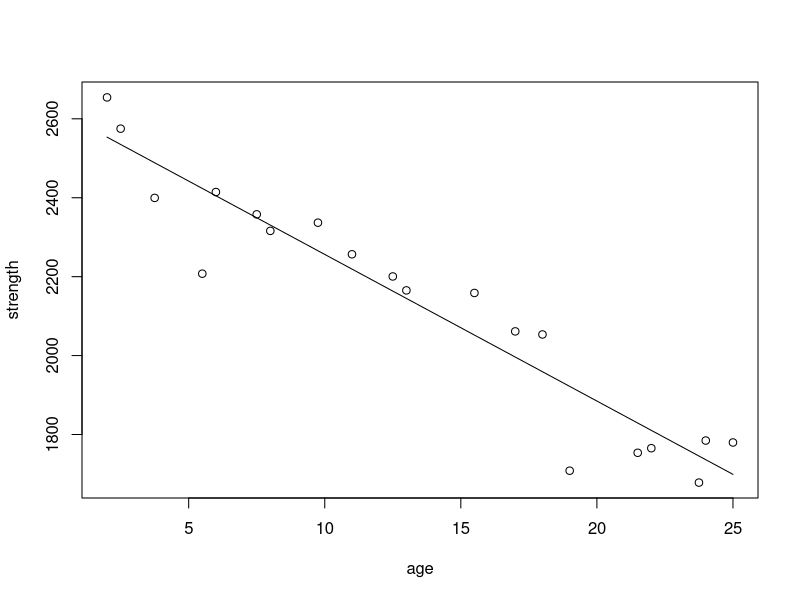
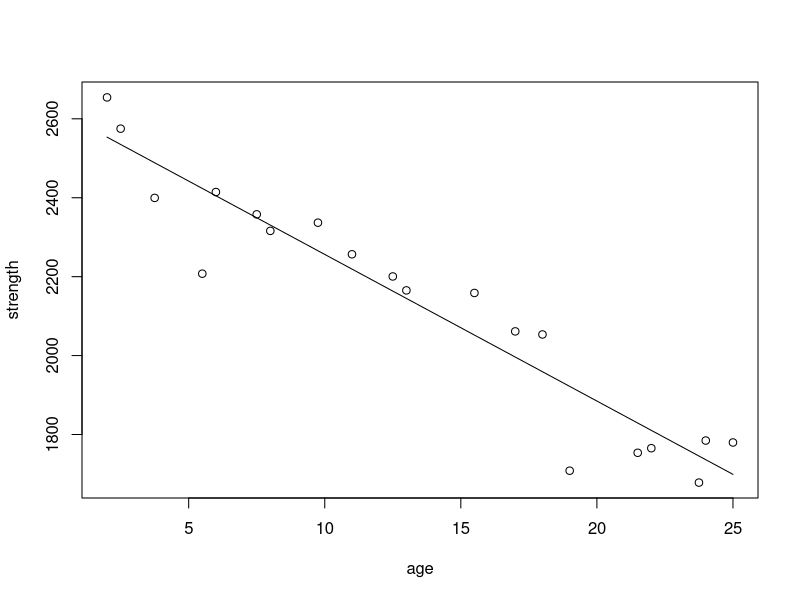

The R script that drew these images, in order:
# MPV, Examples 2.1-2.2

### Import and view data
rocket <- read.table("rocket.data")
View(rocket)
par(mfrow = c(1, 1))
plot(rocket)

# 2.1: estimating beta_0 and beta_1
### By hand
S_xx <- sum((rocket$age - mean(rocket$age))^2)
S_xy <- sum(rocket$strength * (rocket$age - mean(rocket$age)))
beta_1 <- S_xy / S_xx
beta_0 <- mean(rocket$strength) - beta_1 * mean(rocket$age)
y_hat <- beta_0 + beta_1 * rocket$age
lines(rocket$age, y_hat)

### Using built-in functions
rocket.model <- lm(strength ~ age, data=rocket)
rocket.model$coefficients
plot(rocket)
lines(rocket$age, rocket.model$fitted.values)

# 2.2: estimate the variance
### By hand
SS_Res <- sum((rocket$strength - y_hat)^2)
n <- nrow(rocket)
sigma_hat2 <- MS_Res <- SS_Res / (n - 2)
sigma_hat <- sqrt(sigma_hat2)

### Using built-in functions
summary(rocket.model)$sigma

